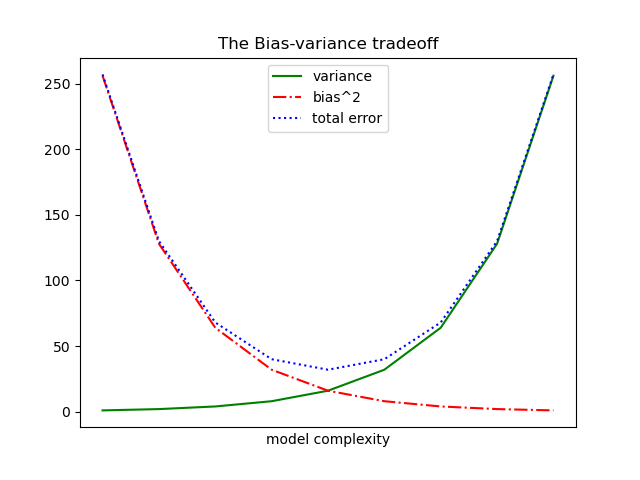

This chart was generated by the following Python code:
import matplotlib.pyplot as plt


class LineGraph:
    """como vimos antes, podemos criar gráficos de linh usando o plt.plot
    Essa é uma boa opção para mostrar 'tendências'"""

    def __init__(self):
        self.variance = [1,2,4,8,16,32,64,128,256]
        self.bias_squared = [256,128,64,32,16,8,4,2,1]

    def get_variance(self):
        return self.variance

    def set_variance(self, variance):
        self.variance = variance

    def get_bias_squared(self):
        return self.bias_squared

    def set_bias_squared(self, bias_squared):
        self.bias_squared = bias_squared

    def make_total_error(self):
        self.total_error = [x+y for x, y in zip(self.variance,self.bias_squared)]

    def make_xs(self):
        self.xs = [i for i, _ in enumerate(self.variance)]


    def make_graph(self):
        """Podemos fazer múltiplas chamadas para o plt.plot
        para mostrar múltiplas séries no mesmo gráfico"""
        plt.plot(self.xs, self.variance, 'g-', label='variance') # linha verde sólida
        plt.plot(self.xs, self.bias_squared, 'r-.', label='bias^2') # linha vermelha de pontos tracejados
        plt.plot(self.xs, self.total_error, 'b:', label='total error') # linha pontilhada azul

        # Como atribuimos rótulos a cada série
        # podemos criar uma legenda de graça (loc=9 means "top center")
        plt.legend(loc=9)
        plt.xlabel("model complexity")
        plt.xticks([])
        plt.title('The Bias-variance tradeoff')
        plt.savefig('lineGraph.png')
        plt.show()

if __name__ == "__main__":
    linegraph = LineGraph()
    linegraph.make_total_error()
    linegraph.make_xs()
    linegraph.make_graph()
